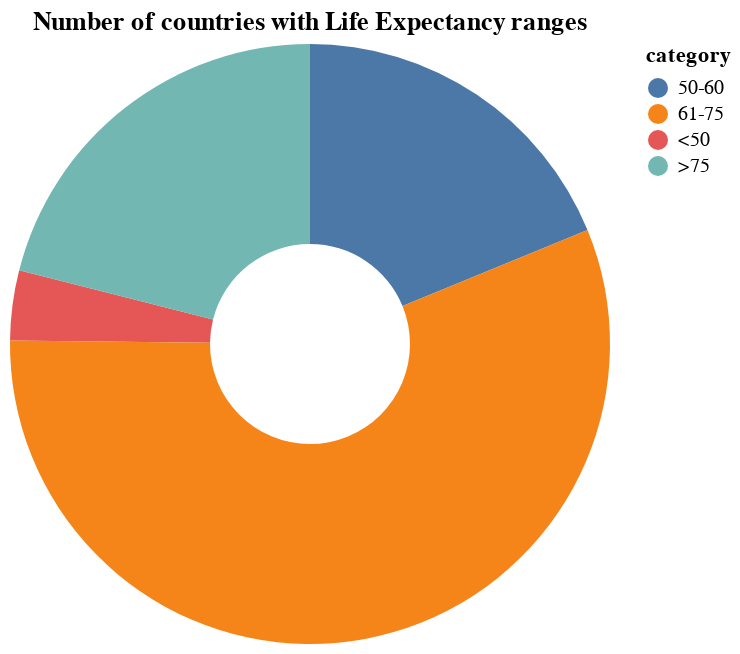

Source (notebook cell):
### Markdown cell above
### 4. How many countries with life expectancy in ranges <50, 50-60, 61-75, and >75?

### Code cell
total_number_of_countries = 133

below50 = fill_df.loc[fill_df['Lifeexpectancy'] < 50].shape[0]
between50_60 = fill_df.loc[(fill_df['Lifeexpectancy'] >= 50) & (fill_df['Lifeexpectancy'] <= 60)].shape[0]
between61_75 = fill_df.loc[(fill_df['Lifeexpectancy'] > 60) & (fill_df['Lifeexpectancy'] <= 75)].shape[0]
above75 = fill_df.loc[fill_df['Lifeexpectancy'] > 75].shape[0]

category = pd.DataFrame({
    "category": ["<50", "50-60", "61-75", ">75"],
    "value": [below50, between50_60, between61_75, above75]
})

alt.Chart(category, title = alt.Title("Number of countries with Life Expectancy ranges")
).mark_arc(innerRadius=50).encode(
    theta="value",
    color="category:N",
)

### Figure 1 — Vega-Lite specification as saved in the notebook (floating-point values rounded to 4 significant figures)
{"config": {"view": {"continuousWidth": 300, "continuousHeight": 300}}, "data": {"name": "data-aebf1939aaac6cd32985e079d7f7d7e1"}, "mark": {"type": "arc", "innerRadius": 50}, "encoding": {"color": {"field": "category", "type": "nominal"}, "theta": {"field": "value", "type": "quantitative"}}, "title": {"text": "Number of countries with Life Expectancy ranges"}, "$schema": "https://vega.github.io/schema/vega-lite/v5.15.1.json", "datasets": {"data-aebf1939aaac6cd32985e079d7f7d7e1": [{"category": "<50", "value": 5}, {"category": "50-60", "value": 25}, {"category": "61-75", "value": 75}, {"category": ">75", "value": 28}]}}
